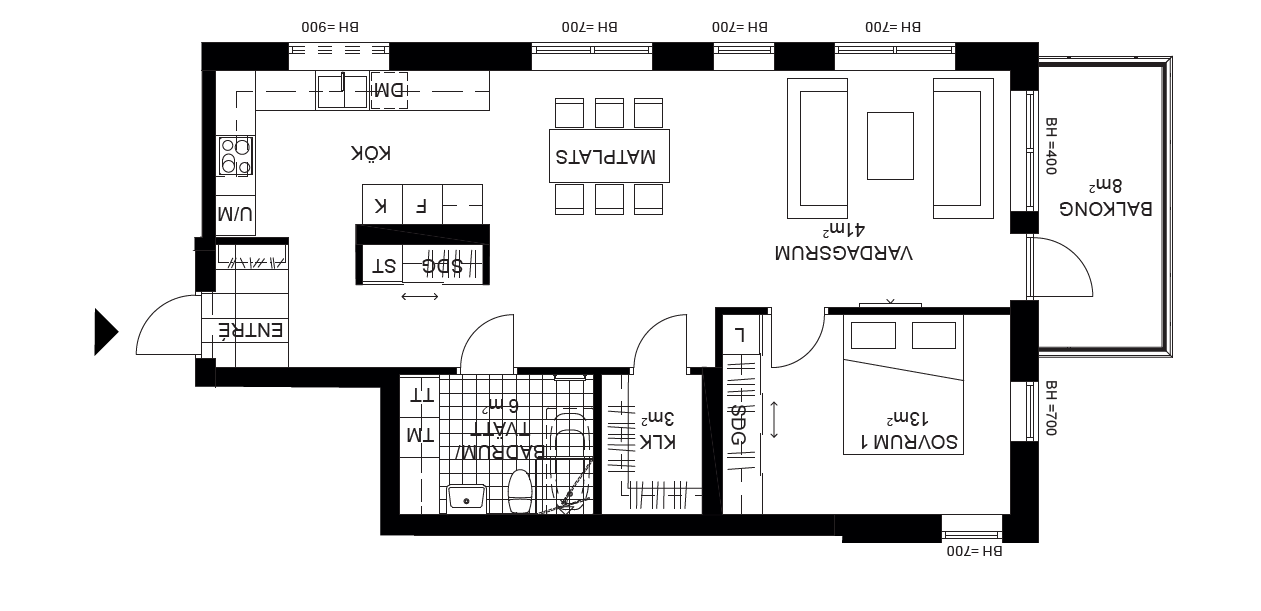
#> input picture Examples/example.png, 1261 x 611 px
$ python corner_detect_evaluation.py   (older library calls are emulated)
#> lines starting #> are read from the running program, lines starting #| are printed output that depends on the picture; after the words box and inside, x2 and y2 are one past the last pixel; in counts of white or black regions, pixels touching at a corner belong together
"""
Evaluation of different corner detections
Source https://www.geeksforgeeks.org/python-program-to-detect-the-edges-of-an-image-using-opencv-sobel-edge-detection/
"""

import cv2
import numpy as np

img = cv2.imread('../example.png')
#> img is the input picture: shape (611, 1261, 3); mean B, G, R 229.1, 228.9, 229.1
gray = cv2.cvtColor(img, cv2.COLOR_BGR2GRAY)
img_gaussian = cv2.GaussianBlur(gray,(3,3),0)

#canny
img_canny = cv2.Canny(img,100,200)
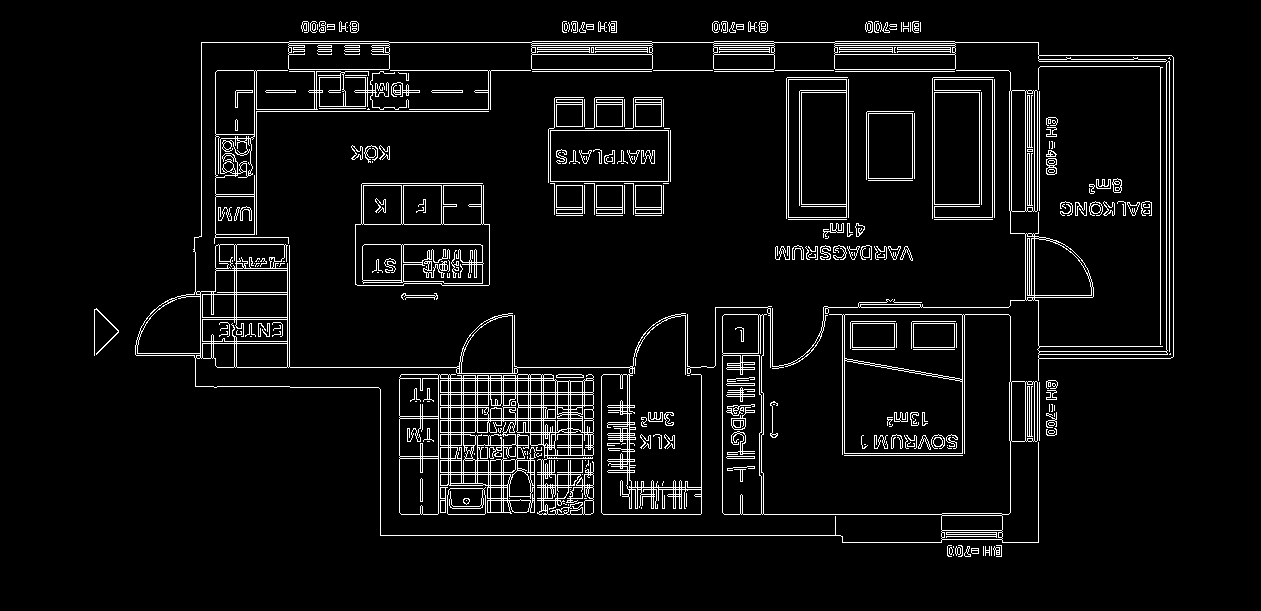
#> img_canny: shape (611, 1261); 5.6% white in thin lines or dots, all inside (x1, y1, x2, y2) = (94, 21, 1174, 557)

#sobel
img_sobelx = cv2.Sobel(img_gaussian,cv2.CV_8U,1,0,ksize=5)
img_sobely = cv2.Sobel(img_gaussian,cv2.CV_8U,0,1,ksize=5)
img_sobel = img_sobelx + img_sobely
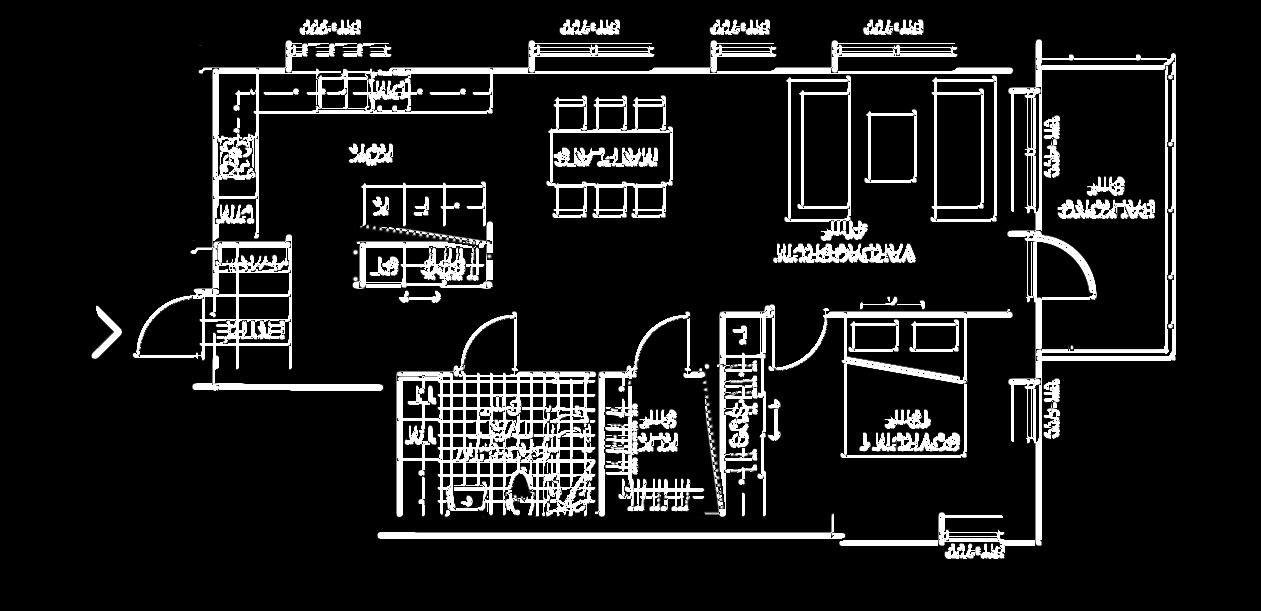
#> img_sobel: shape (611, 1261); min 0, max 255, mean 29.2

#prewitt
kernelx = np.array([[1,1,1],[0,0,0],[-1,-1,-1]])
kernely = np.array([[-1,0,1],[-1,0,1],[-1,0,1]])
img_prewittx = cv2.filter2D(img_gaussian, -1, kernelx)
img_prewitty = cv2.filter2D(img_gaussian, -1, kernely)
laplacian = cv2.Laplacian(img,cv2.CV_64F)
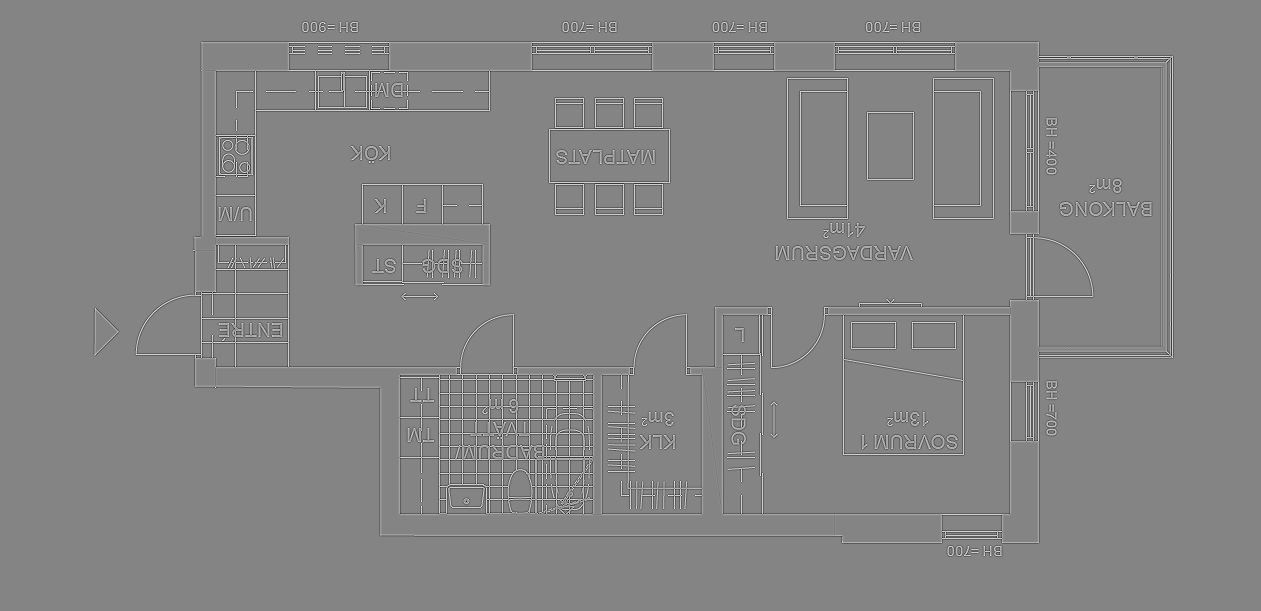
#> laplacian: shape (611, 1261, 3) float64; mean B, G, R 0, 0, 0; drawn with min black and max white

cv2.imshow("Original Image", img)
cv2.imshow("Canny", img_canny) # appears to be best
cv2.imshow("Sobel X", img_sobelx)
cv2.imshow("Sobel Y", img_sobely)
cv2.imshow("Sobel", img_sobel)
cv2.imshow("Prewitt X", img_prewittx)
cv2.imshow("Prewitt Y", img_prewitty)
cv2.imshow("Prewitt", img_prewittx + img_prewitty)
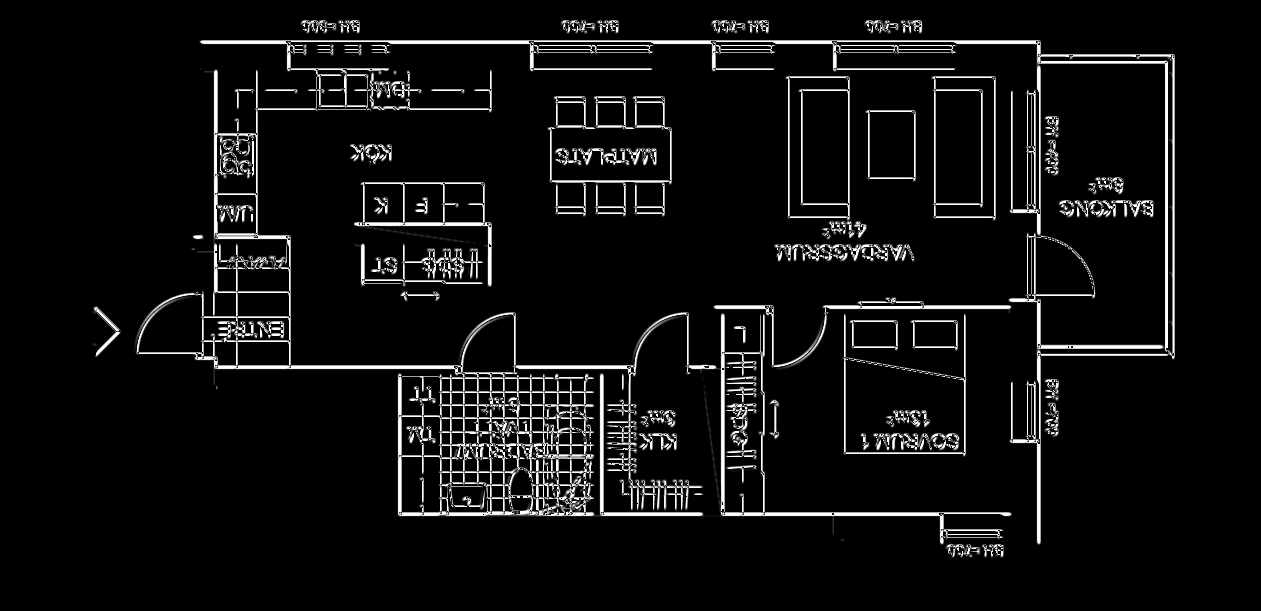
#> window 'Prewitt': shape (611, 1261); min 0, max 255, mean 15.1
cv2.imshow('laplacian',laplacian) # second best
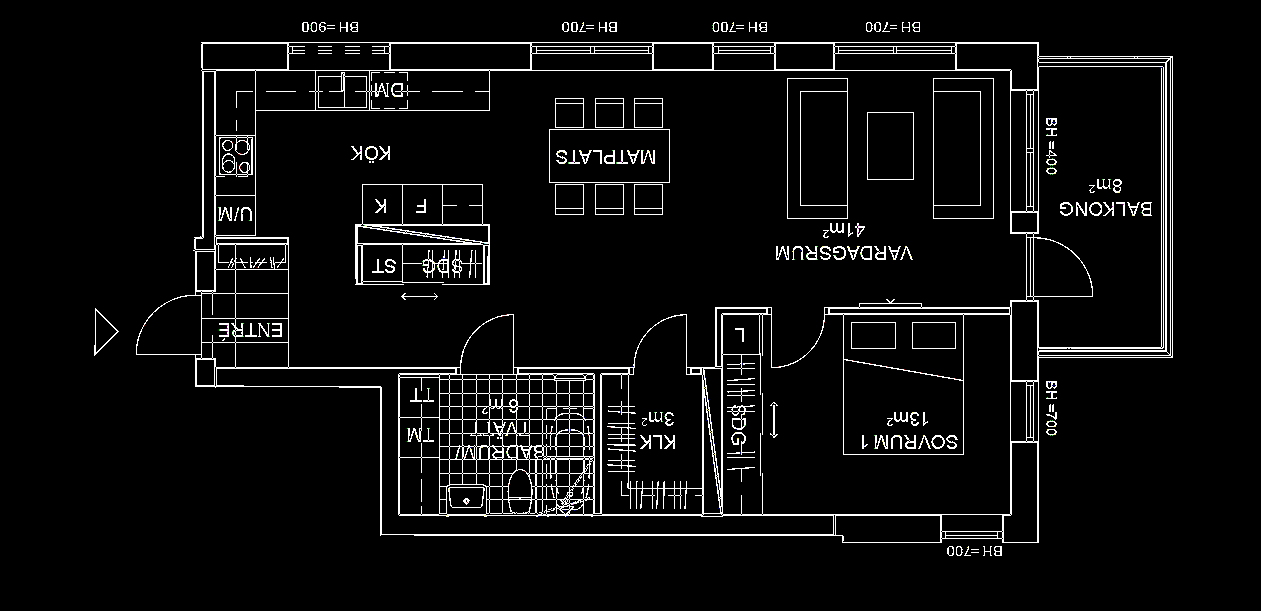
#> window 'laplacian': shape (611, 1261, 3); mean B, G, R 13.1, 13.1, 13.1

cv2.waitKey(0)
cv2.destroyAllWindows()
